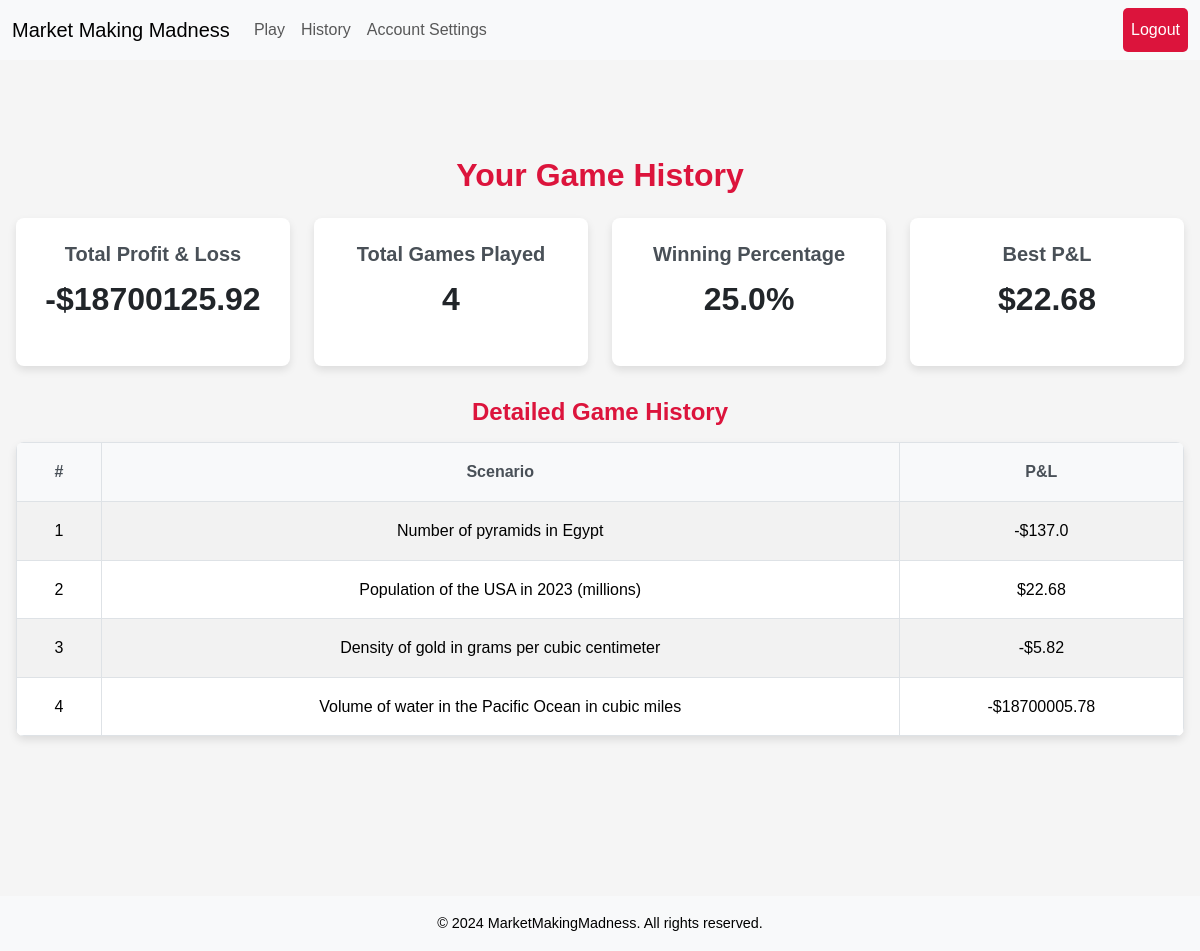
Page /history (signed in) on the earlier database version.
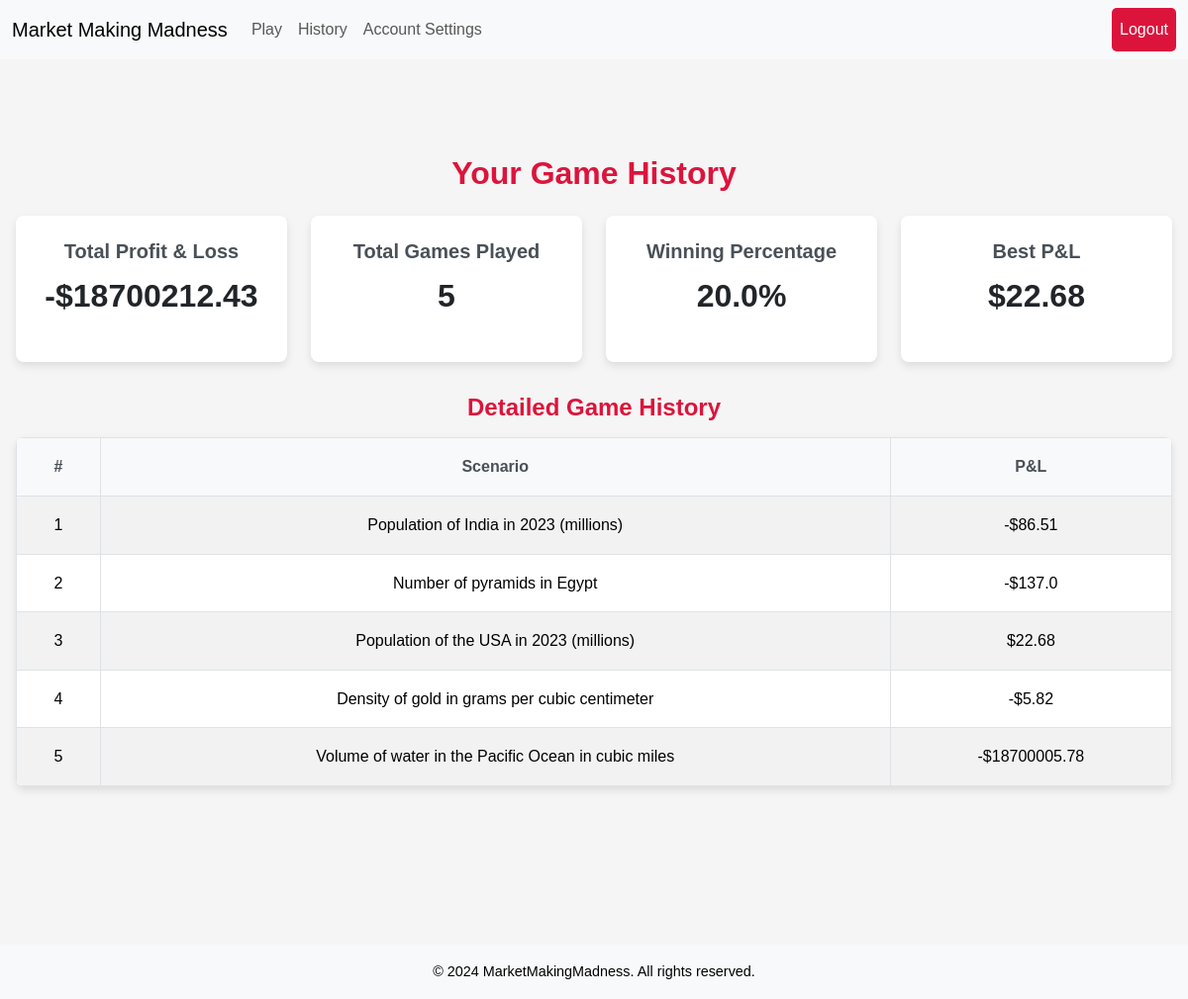
Same page on the later database version.
### tables this page shows
CREATE TABLE game_results (
    id INTEGER PRIMARY KEY AUTOINCREMENT,
    user_id INTEGER NOT NULL,
    game_id INTEGER NOT NULL,
    scenario TEXT NOT NULL,
    pnl REAL NOT NULL,
    accuracy REAL NOT NULL,
    time_taken REAL NOT NULL,
    created_at TIMESTAMP DEFAULT CURRENT_TIMESTAMP
, trades_completed INTEGER DEFAULT 0);

### app.py (the view)
@app.route("/history")
@login_required
def history():
    user_id = session["user_id"]
    stats = db.execute("""
        SELECT
            IFNULL(SUM(pnl), 0) AS total_pnl,
            IFNULL(COUNT(id), 0) AS total_games,
            IFNULL(MAX(pnl), 0) AS best_pnl
        FROM game_results
        WHERE user_id = :user_id
    """, user_id=user_id)[0]
    total_games = stats["total_games"]
    total_wins = db.execute(
        "SELECT COUNT(id) FROM game_results WHERE user_id = :user_id AND pnl > 0", user_id=user_id)[0]["COUNT(id)"]
    winning_percentage = (total_wins / total_games * 100) if total_games > 0 else 0
    games = db.execute("""
        SELECT scenario, pnl
        FROM game_results
        WHERE user_id = :user_id
        ORDER BY created_at DESC
""", user_id=user_id)
    return render_template(
        "history.html",
        total_pnl=round(stats["total_pnl"], 2),
        total_games=total_games,
        best_pnl=stats["best_pnl"],
        winning_percentage=round(winning_percentage, 2),
        games=games
    )

### app.py (called while the page is built)
def login_required(f):
    @wraps(f)
    def decorated_function(*args, **kwargs):
        if session.get("user_id") is None:
            return redirect("/login")
        return f(*args, **kwargs)
    return decorated_function

@app.after_request
def after_request(response):
    response.headers["Cache-Control"] = "no-cache, no-store, must-revalidate"
    response.headers["Expires"] = 0
    response.headers["Pragma"] = "no-cache"
    return response

### templates/history.html (shortened to what this page needs)
{% extends "layout.html" %}
{% block styles %}
    <link rel="stylesheet" href="{{ url_for('static', filename='history.css') }}">
{% endblock %}
{% block main %}
    <div class="history-container">
        <section class="history-stats">
            <h1>Your Game History</h1>
            <div class="stats-grid">
                <div class="stat-card">
                    <h2>Total Profit & Loss</h2>
                    <p class="stat-value">
                        {% if total_pnl >= 0 %}
                            ${{ total_pnl | round(2) }}
                        {% else %}
                            -${{ total_pnl|abs | round(2) }}
                        {% endif %}</p>
                </div>
                <div class="stat-card">
                    <h2>Total Games Played</h2>
                    <p class="stat-value">{{ total_games }}</p>
                </div>
                <div class="stat-card">
                    <h2>Winning Percentage</h2>
                    <p class="stat-value">{{ winning_percentage }}%</p>
                </div>
                <div class="stat-card">
                    <h2>Best P&L</h2>
                    <p class="stat-value">{% if best_pnl >= 0 %}
                        ${{ best_pnl | round(2) }}
                    {% else %}
                        -${{ best_pnl|abs | round(2) }}
                    {% endif %}</p>
                </div>
            </div>
        </section>
        <section class="game-history">
            <h2>Detailed Game History</h2>
            <table class="table table-striped">
                <thead>
                    <tr>
                        <th>#</th>
                        <th>Scenario</th>
                        <th>P&L</th>
                    </tr>
                </thead>
                <tbody>
                    {% for game in games %}
                        <tr>
                            <td>{{ loop.index }}</td>
                            <td>{{ game.scenario }}</td>
                            <td>
                                {% if game.pnl >= 0 %}
                                    ${{ game.pnl | round(2) }}
                                {% else %}
                                    -${{ game.pnl|abs | round(2) }}
                                {% endif %}
                            </td>
                        </tr>
                    {% endfor %}
                </tbody>
            </table>
        </section>
    </div>
{% endblock %}

### templates/layout.html (shortened to what this page needs)
<!DOCTYPE html>
<html lang="en">
    <head>
        <link href="https://cdn.jsdelivr.net/npm/bootstrap@5.3.3/dist/css/bootstrap.min.css" rel="stylesheet">
        <link rel="stylesheet" href="{{ url_for('static', filename='static.css') }}">
        {% block styles %}{% endblock %}
    </head>
    <body>
        <nav class="navbar navbar-expand-lg navbar-light bg-light">
            <div class="container-fluid">
                <a class="navbar-brand" href="/">Market Making Madness</a>
                <div class="collapse navbar-collapse" id="navbarNav">
                    <ul class="navbar-nav me-auto">
                        {% if session["user_id"] %}
                            <li class="nav-item">
                                <a class="nav-link" href="/play">Play</a>
                            </li>
                            <li class="nav-item">
                                <a class="nav-link" href="/history">History</a>
                            </li>
                            <li class="nav-item">
                                <a class="nav-link" href="/settings">Account Settings</a>
                            </li>
                        {% endif %}
                    </ul>
                    <ul class="navbar-nav">
                        {% if session["user_id"] %}
                            <li class="nav-item">
                                <a class="nav-link btn btn-outline-danger" href="/logout">Logout</a>
                            </li>
                        {% endif %}
                    </ul>
                </div>
            </div>
        </nav>
        <main class="container py-5 text-center">
            {% block main %}{% endblock %}
        </main>
        <footer id="footer" class="footer bg-light text-center py-3 mt-5">
            <p class="mb-0">&copy; 2024 MarketMakingMadness. All rights reserved.</p>
        </footer>
    </body>
</html>

### static/static.css (style rules this page uses)
* { margin: 0; padding: 0; box-sizing: border-box; }
body { font-family: 'Arial', sans-serif; font-size: 16px; line-height: 1.6; color: #2C2C2C; background-color: #F5F5F5; }
html, body { height: 100%; margin: 0; display: flex; flex-direction: column; }
main { flex: 1; }
a { text-decoration: none; color: inherit; transition: color 0.2s ease; }
h1, h2, h3, h4, h5, h6 { margin-bottom: 1rem; font-weight: 600; color: #DC143C; }
.container { width: 100%; max-width: 1200px; margin: 0 auto; padding: 1rem; }
.text-center { text-align: center; }
.py-5 { padding: 3rem 0; }
.btn { display: inline-block; padding: 10px 20px; font-size: 1rem; font-weight: 500; text-align: center; color: #fff; background-color: #DC143C; border: none; border-radius: 5px; cursor: pointer; transition: background-color 0.2s ease; }
.footer { background-color: #2C2C2C; color: #F5F5F5; padding: 1rem; text-align: center; }
.footer p { margin: 0; font-size: 0.9rem; color: black; }

### static/history.css (style rules this page uses)
.history-container { max-width: 1200px; margin: 2rem auto; padding: 1rem; }
.history-stats { text-align: center; margin-bottom: 2rem; }
.history-stats h1 { font-size: 2rem; color: #DC143C; margin-bottom: 1.5rem; }
.stats-grid { display: grid; grid-template-columns: repeat(auto-fit, minmax(250px, 1fr)); gap: 1.5rem; }
.stat-card { background-color: #fff; border-radius: 8px; box-shadow: 0 4px 8px rgba(0, 0, 0, 0.1); text-align: center; padding: 1.5rem; }
.stat-card h2 { font-size: 1.25rem; color: #495057; margin-bottom: 0.5rem; }
.stat-card .stat-value { font-size: 2rem; font-weight: bold; color: #212529; }
.game-history { margin-top: 2rem; }
.game-history h2 { font-size: 1.5rem; color: #DC143C; margin-bottom: 1rem; }
.table { width: 100%; margin-bottom: 1rem; border-collapse: collapse; border-radius: 8px; overflow: hidden; box-shadow: 0 4px 8px rgba(0, 0, 0, 0.1); }
.table th, .table td { padding: 1rem; text-align: center; border: 1px solid #dee2e6; font-size: 1rem; }
.table th { background-color: #f8f9fa; color: #495057; }
.table-striped tbody tr:nth-of-type(odd) { background-color: #f8f9fa; }
.table-striped tbody tr:nth-of-type(even) { background-color: #ffffff; }

Differences in the rows shown:
added game_results: scenario "Population of India in 2023 (millions)", pnl|abs "86.51"
Other differences:
{{ total_pnl|abs | round(2) }}: "18700125.92" → "18700212.43"
{{ total_games }}: "4" → "5"
{{ winning_percentage }}: "25.0" → "20.0"
